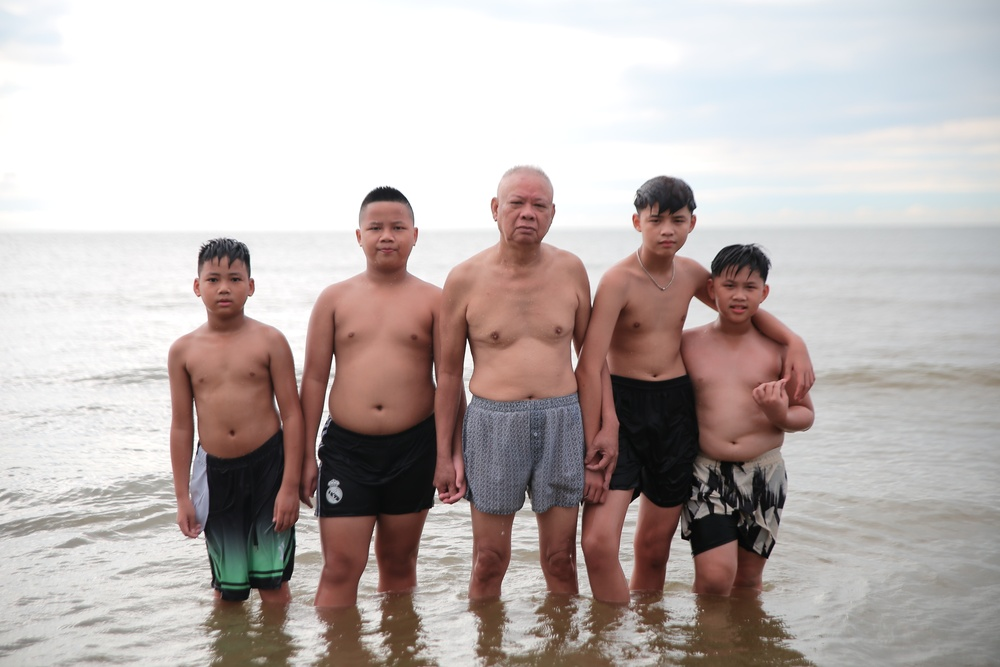
#> input picture sample_images/IMG_2937.JPG, 1000 x 667 px, shrunk from 5472 x 3648 before the run
$ python -i denoiser.py   (imports and definitions only)
#> lines starting #> are read from the running program, lines starting #| are printed output that depends on the picture
#> further down, picture is the input picture: shape (667, 1000, 3); mean B, G, R 175.4, 177.8, 187.8
"""
Denoiser — Khử noise ảnh, hỗ trợ Luminance và Color noise riêng biệt.
"""
import cv2
import numpy as np
import logging

logger = logging.getLogger(__name__)


class Denoiser:
    """
    Khử noise bằng OpenCV NLM (Non-Local Means) — nhanh, chất lượng tốt.
    Tách riêng luminance noise và color noise để giữ màu sắc tự nhiên.
    """

    def process(
        self,
        image: np.ndarray,
        luminance_strength: float = 5.0,
        color_strength: float = 5.0,
    ) -> np.ndarray:
        """
        image: BGR uint8
        luminance_strength: 0–20 (strength cho noise độ sáng)
        color_strength    : 0–20 (strength cho noise màu)
        """
#> called with luminance_strength = 5, color_strength = 5
        if luminance_strength <= 0 and color_strength <= 0:
            return image

        # Chuyển sang LAB để xử lý L và AB riêng
        lab = cv2.cvtColor(image, cv2.COLOR_BGR2LAB)
#> lab: shape (667, 1000, 3); mean of channels 0, 1, 2 184.3, 131.8, 131.1
        l_channel, a_channel, b_channel = cv2.split(lab)
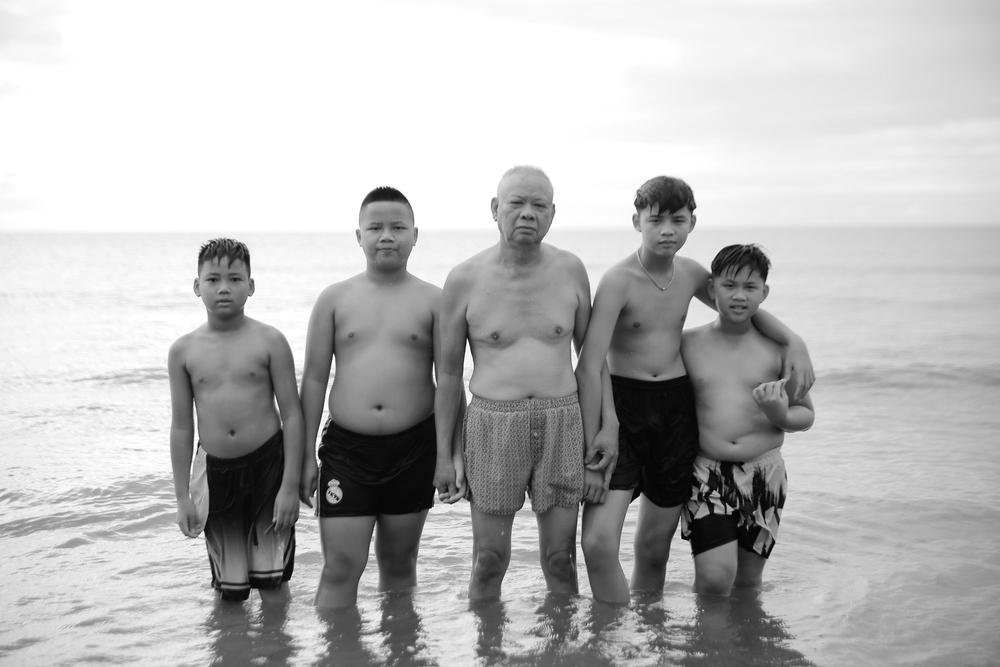
#> l_channel: shape (667, 1000); min 0, max 255, mean 184.3
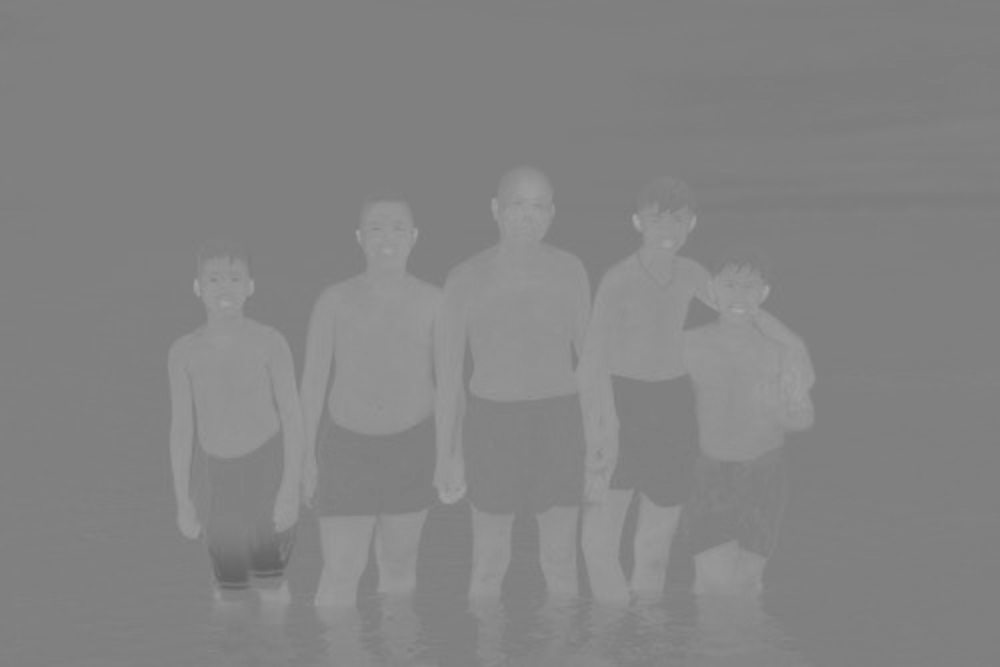
#> a_channel: shape (667, 1000); min 97, max 167, mean 131.8

        # Denoise luminance channel (L) — giữ detail tốt hơn
        if luminance_strength > 0:
            h = int(luminance_strength)
            l_denoised = cv2.fastNlMeansDenoising(
                l_channel,
                h=h,
                templateWindowSize=7,
                searchWindowSize=21,
            )
        else:
            l_denoised = l_channel

        # Denoise color channels (A, B) — giảm color noise
        if color_strength > 0:
            hColor = int(color_strength)
            ab_denoised_bgr = cv2.fastNlMeansDenoisingColored(
                image,
                h=1,          # lum minimal (luminance đã xử lý riêng)
                hColor=hColor,
                templateWindowSize=7,
                searchWindowSize=21,
            )
            lab_ab = cv2.cvtColor(ab_denoised_bgr, cv2.COLOR_BGR2LAB)
#> lab_ab: shape (667, 1000, 3); mean of channels 0, 1, 2 183.9, 131.8, 131.2
            _, a_denoised, b_denoised = cv2.split(lab_ab)
        else:
            a_denoised, b_denoised = a_channel, b_channel

        # Merge lại
        lab_result = cv2.merge([l_denoised, a_denoised, b_denoised])
#> lab_result: shape (667, 1000, 3); mean of channels 0, 1, 2 184.3, 131.8, 131.2
        result = cv2.cvtColor(lab_result, cv2.COLOR_LAB2BGR)
        return result

    def process_fast(
        self,
        image: np.ndarray,
        strength: float = 5.0,
    ) -> np.ndarray:
        """Nhanh hơn nhưng ít control hơn — dùng cho preview."""
        if strength <= 0:
            return image
        h = int(strength)
        return cv2.fastNlMeansDenoisingColored(
            image, h=h, hColor=h,
            templateWindowSize=7,
            searchWindowSize=21,
        )

    def process_gaussian(
        self,
        image: np.ndarray,
        strength: float = 1.0,
    ) -> np.ndarray:
        """Gaussian blur nhẹ — cực nhanh cho preview realtime."""
        if strength <= 0:
            return image
        ksize = max(3, int(strength * 2) | 1)
        return cv2.GaussianBlur(image, (ksize, ksize), strength * 0.5)

>>> import cv2
>>> picture = cv2.imread('../sample_images/IMG_2937.JPG')
>>> result = Denoiser().process(picture)
